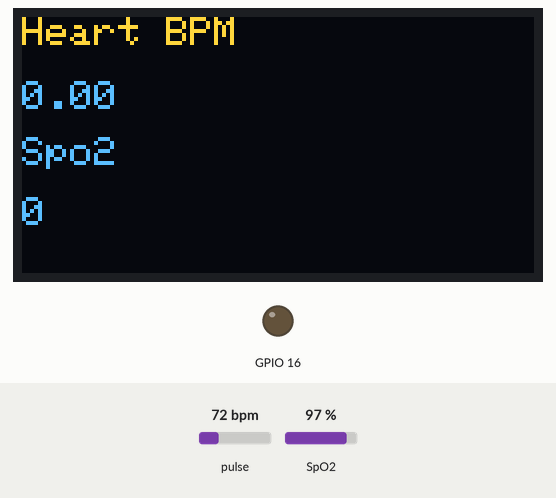
This sketch was run on a simulated ESP8266 (NodeMCU). Shown: 128×64 one-colour display, output pins drawn as LEDs (lit = HIGH). The test bench sets the inputs (shaded band); at power-on: pulse 72 bpm, SpO2 97 %. The OLED is the two-colour kind (top 16 rows yellow); WiFi joins after 1.5 s; servers stay silent unless stated; the display library's start-up logo is not drawn; what the sketch prints to the serial monitor is not drawn.

Above: at 5.1 s.
5.2 s: pulse set to 42 bpm
At 7.85 s:
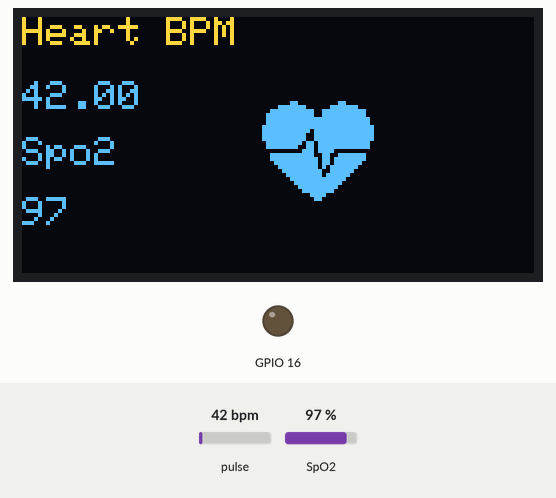
8.2 s: SpO2 set to 80 %
At 9.5 s:
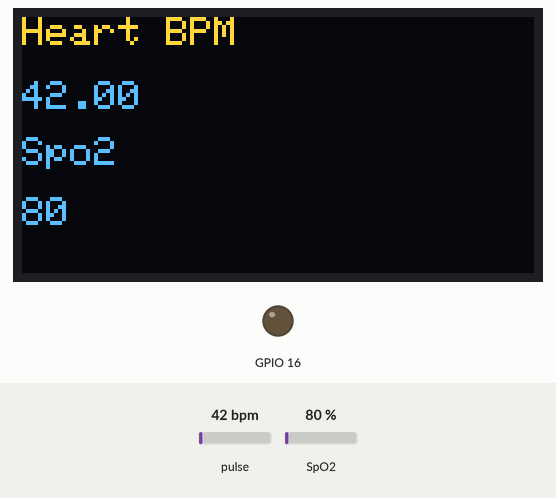
11.2 s: pulse set to 70 bpm
At 13.0 s:
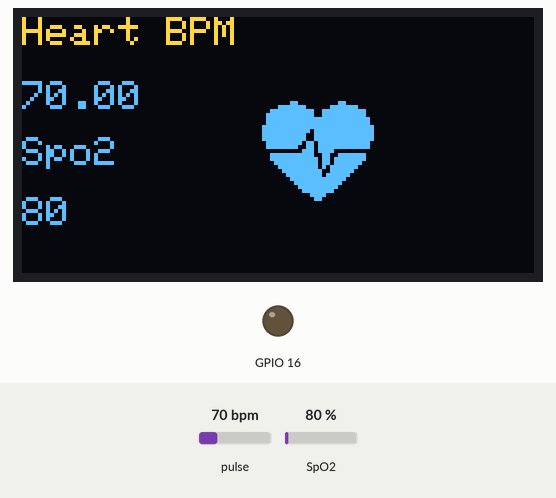
13.7 s: SpO2 set to 85 %
At 14.6 s:
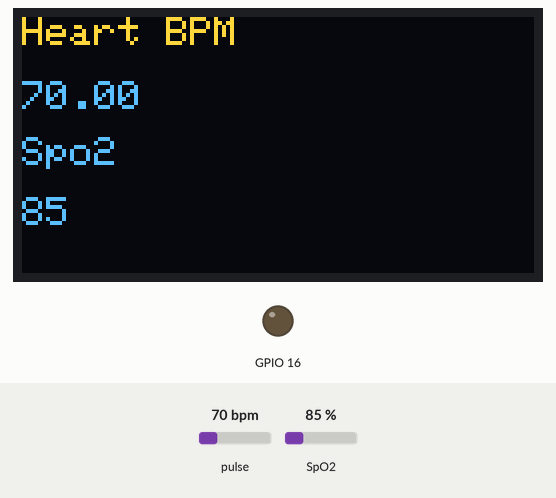
Timing chart, 0 to 16.7 s (numbered marks = the images above; inputs shaded):
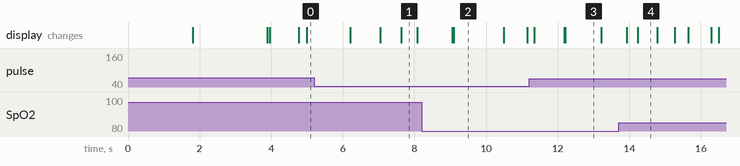

The sketch:

code_blynk2_max_oled.ino
```cpp
#define BLYNK_TEMPLATE_ID "TMPLJloT86PU"
#define BLYNK_DEVICE_NAME "nhiptimspo22"
#define BLYNK_AUTH_TOKEN "m6Vk7n3CYQCwr1QKBUybPY075_GDXEZC"

#define USE_NODE_MCU_BOARD
#define BLYNK_PRINT Serial
#include <ESP8266WiFi.h>
#include <WiFiClient.h>
#include <BlynkSimpleEsp8266.h>

#define APP_DEBUG
#include <Wire.h>
#include <Adafruit_GFX.h>
#include <Adafruit_SSD1306.h>
#include "MAX30100_PulseOximeter.h"

char auth[] = BLYNK_AUTH_TOKEN;

char ssid[] = "OPPO A9 2020";
char pass[] = "annhien2016";
#define SCREEN_WIDTH 128 // OLED display width, in pixels
#define SCREEN_HEIGHT 64 // OLED display height, in pixels

#define OLED_RESET     -1 // Reset pin # (or -1 if sharing Arduino reset pin)
#define SCREEN_ADDRESS 0x3C ///< See datasheet for Address; 0x3D for 128x64, 0x3C for 128x32
Adafruit_SSD1306 display(SCREEN_WIDTH, SCREEN_HEIGHT, &Wire, OLED_RESET);

#define NUMFLAKES     10 // Number of snowflakes in the animation example

#define LOGO_HEIGHT   16
#define LOGO_WIDTH    16

BlynkTimer timer;


#define REPORTING_PERIOD_MS     1000

PulseOximeter pox;

float BPM, SpO2;
uint32_t tsLastReport = 0;
const unsigned char bitmap [] PROGMEM=
{
0x00, 0x00, 0x00, 0x00, 0x01, 0x80, 0x18, 0x00, 0x0f, 0xe0, 0x7f, 0x00, 0x3f, 0xf9, 0xff, 0xc0,
0x7f, 0xf9, 0xff, 0xc0, 0x7f, 0xff, 0xff, 0xe0, 0x7f, 0xff, 0xff, 0xe0, 0xff, 0xff, 0xff, 0xf0,
0xff, 0xf7, 0xff, 0xf0, 0xff, 0xe7, 0xff, 0xf0, 0xff, 0xe7, 0xff, 0xf0, 0x7f, 0xdb, 0xff, 0xe0,
0x7f, 0x9b, 0xff, 0xe0, 0x00, 0x3b, 0xc0, 0x00, 0x3f, 0xf9, 0x9f, 0xc0, 0x3f, 0xfd, 0xbf, 0xc0,
0x1f, 0xfd, 0xbf, 0x80, 0x0f, 0xfd, 0x7f, 0x00, 0x07, 0xfe, 0x7e, 0x00, 0x03, 0xfe, 0xfc, 0x00,
0x01, 0xff, 0xf8, 0x00, 0x00, 0xff, 0xf0, 0x00, 0x00, 0x7f, 0xe0, 0x00, 0x00, 0x3f, 0xc0, 0x00,
0x00, 0x0f, 0x00, 0x00, 0x00, 0x06, 0x00, 0x00, 0x00, 0x00, 0x00, 0x00, 0x00, 0x00, 0x00, 0x00
};
void onBeatDetected()
{
  Serial.println("Beat!");
  display.drawBitmap( 60, 20, bitmap, 28, 28, 1);
  display.display();
}

void sendSensor()
{
 BPM = pox.getHeartRate();
  SpO2 = pox.getSpO2();
  if (isnan(BPM) || isnan(SpO2))
  {
    Serial.println("Failed to read from Max30100 sensor!");
  }
  Blynk.virtualWrite(V1, BPM);
  Blynk.virtualWrite(V2, SpO2);
  Serial.print("Nhiptim : ");
  Serial.print(BPM);
  Serial.print("   SpO2 : ");
  Serial.println(SpO2);
}
void setup()
{
  Serial.begin(115200);
  Blynk.begin( auth, ssid, pass);
  timer.setInterval(1000L, sendSensor);
  if(!display.begin(SSD1306_SWITCHCAPVCC, SCREEN_ADDRESS)) {
    Serial.println(F("SSD1306 allocation failed"));
    for(;;); // Don't proceed, loop forever
  }

  // Show initial display buffer contents on the screen --
  // the library initializes this with an Adafruit splash screen.
  display.display();
  delay(2000); // Pause for 2 seconds

  // Clear the buffer
  display.clearDisplay();

  display.setTextSize(1);
  display.setTextColor(1);
  display.setCursor(0, 0);

  display.println("Initializing pulse oximeter..");
   display.display();
   pinMode(16, OUTPUT);
   Serial.print("Initializing pulse oximeter..");
  if (!pox.begin())
    {
         Serial.println("FAILED");
  display.clearDisplay();
  display.setTextSize(1);
  display.setTextColor(1);
  display.setCursor(0, 0);
  display.println("FAILED");
  display.display();
  for(;;);
  } else {
  display.clearDisplay();
  display.setTextSize(1);
  display.setTextColor(1);
  display.setCursor(0, 0);
  display.println("SUCCESS");
  display.display();
  Serial.println("SUCCESS");
  }
    pox.setIRLedCurrent(MAX30100_LED_CURR_7_6MA);
    pox.setOnBeatDetectedCallback(onBeatDetected);
}
void loop()
{

  timer.run();
  pox.update();
  if (millis() - tsLastReport > REPORTING_PERIOD_MS)
    {
        Serial.print("Heart BPM:");
  Serial.print(pox.getHeartRate());
  Serial.print("-----");
  Serial.print("Oxygen Percent:");
  Serial.print(pox.getSpO2());
  Serial.println("\n");
  display.clearDisplay();
  display.setTextSize(1);
  display.setTextColor(1);
  display.setCursor(0,16);
  display.println(pox.getHeartRate());

  display.setTextSize(1);
  display.setTextColor(1);
  display.setCursor(0, 0);
  display.println("Heart BPM");

  display.setTextSize(1);
  display.setTextColor(1);
  display.setCursor(0, 30);
  display.println("Spo2");

  display.setTextSize(1);
  display.setTextColor(1);
  display.setCursor(0,45);
  display.println(pox.getSpO2());
  display.display();
tsLastReport = millis();
    }
}
```

Measured:
- after the input at 8.2 s, the display: first differs from a run without the input after 0.90 s (image 2)
- after the input at 13.7 s, the display: first differs from a run without the input after 0.54 s (image 4)
- what the display in image 1 shows lasts 0.5 s, from 7.6 s to 8.1 s
- what the display in image 2 shows lasts 1.4 s, from 9.1 s to 10.5 s
- what the display in image 3 shows lasts 1.0 s, from 12.2 s to 13.2 s
- what the display in image 4 shows lasts 0.6 s, from 14.2 s to 14.8 s
